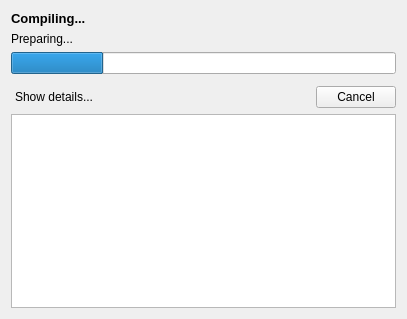
<?xml version="1.0" encoding="UTF-8"?>
<ui version="4.0">
 <class>CompilingStatus</class>
 <widget class="QDialog" name="CompilingStatus">
  <property name="geometry">
   <rect>
    <x>0</x>
    <y>0</y>
    <width>407</width>
    <height>319</height>
   </rect>
  </property>
  <property name="windowTitle">
   <string>Compiling...</string>
  </property>
  <layout class="QVBoxLayout" name="verticalLayout">
   <item>
    <widget class="QLabel" name="header">
     <property name="sizePolicy">
      <sizepolicy hsizetype="Ignored" vsizetype="Preferred">
       <horstretch>0</horstretch>
       <verstretch>0</verstretch>
      </sizepolicy>
     </property>
     <property name="font">
      <font>
       <pointsize>10</pointsize>
       <weight>75</weight>
       <bold>true</bold>
      </font>
     </property>
     <property name="text">
      <string>Compiling...</string>
     </property>
    </widget>
   </item>
   <item>
    <widget class="QLabel" name="message">
     <property name="sizePolicy">
      <sizepolicy hsizetype="Ignored" vsizetype="Preferred">
       <horstretch>0</horstretch>
       <verstretch>0</verstretch>
      </sizepolicy>
     </property>
     <property name="text">
      <string>Preparing...</string>
     </property>
    </widget>
   </item>
   <item>
    <widget class="QProgressBar" name="progress">
     <property name="value">
      <number>24</number>
     </property>
     <property name="textVisible">
      <bool>false</bool>
     </property>
    </widget>
   </item>
   <item>
    <spacer name="horizontalSpacer">
     <property name="orientation">
      <enum>Qt::Horizontal</enum>
     </property>
     <property name="sizeHint" stdset="0">
      <size>
       <width>400</width>
       <height>6</height>
      </size>
     </property>
    </spacer>
   </item>
   <item>
    <layout class="QHBoxLayout" name="horizontalLayout">
     <item>
      <widget class="QPushButton" name="details">
       <property name="text">
        <string>Show details...</string>
       </property>
       <property name="flat">
        <bool>true</bool>
       </property>
      </widget>
     </item>
     <item>
      <widget class="QDialogButtonBox" name="cancel">
       <property name="standardButtons">
        <set>QDialogButtonBox::Cancel</set>
       </property>
      </widget>
     </item>
    </layout>
   </item>
   <item>
    <widget class="QPlainTextEdit" name="complog">
     <property name="sizePolicy">
      <sizepolicy hsizetype="Expanding" vsizetype="Expanding">
       <horstretch>0</horstretch>
       <verstretch>0</verstretch>
      </sizepolicy>
     </property>
    </widget>
   </item>
  </layout>
 </widget>
 <resources/>
 <connections>
  <connection>
   <sender>cancel</sender>
   <signal>rejected()</signal>
   <receiver>CompilingStatus</receiver>
   <slot>reject()</slot>
   <hints>
    <hint type="sourcelabel">
     <x>378</x>
     <y>94</y>
    </hint>
    <hint type="destinationlabel">
     <x>610</x>
     <y>89</y>
    </hint>
   </hints>
  </connection>
 </connections>
</ui>
